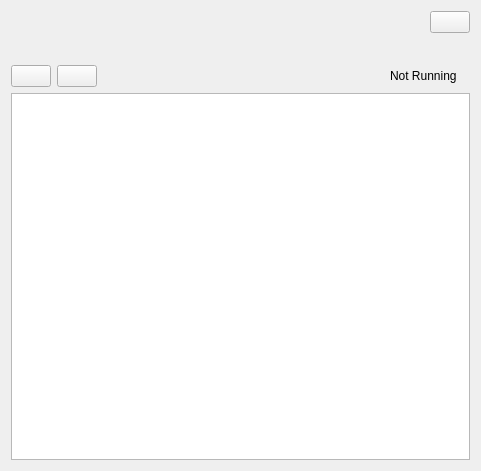
<?xml version="1.0" encoding="UTF-8"?>
<ui version="4.0">
 <class>MainWidget</class>
 <widget class="QWidget" name="MainWidget">
  <property name="geometry">
   <rect>
    <x>0</x>
    <y>0</y>
    <width>481</width>
    <height>471</height>
   </rect>
  </property>
  <property name="acceptDrops">
   <bool>false</bool>
  </property>
  <property name="windowTitle">
   <string>TerraMA2 Service</string>
  </property>
  <property name="autoFillBackground">
   <bool>false</bool>
  </property>
  <property name="styleSheet">
   <string notr="true"/>
  </property>
  <layout class="QVBoxLayout" name="verticalLayout">
   <item>
    <layout class="QHBoxLayout" name="horizontalLayout_2">
     <item>
      <spacer name="horizontalSpacer">
       <property name="orientation">
        <enum>Qt::Horizontal</enum>
       </property>
       <property name="sizeHint" stdset="0">
        <size>
         <width>40</width>
         <height>20</height>
        </size>
       </property>
      </spacer>
     </item>
     <item>
      <widget class="QPushButton" name="pushButtonSettings">
       <property name="text">
        <string notr="true"/>
       </property>
      </widget>
     </item>
    </layout>
   </item>
   <item>
    <layout class="QHBoxLayout" name="horizontalLayout_3">
     <item>
      <spacer name="horizontalSpacer_2">
       <property name="orientation">
        <enum>Qt::Horizontal</enum>
       </property>
       <property name="sizeHint" stdset="0">
        <size>
         <width>40</width>
         <height>20</height>
        </size>
       </property>
      </spacer>
     </item>
     <item>
      <widget class="QLabel" name="labelLogo">
       <property name="enabled">
        <bool>true</bool>
       </property>
       <property name="text">
        <string/>
       </property>
       <property name="scaledContents">
        <bool>true</bool>
       </property>
      </widget>
     </item>
     <item>
      <spacer name="horizontalSpacer_3">
       <property name="orientation">
        <enum>Qt::Horizontal</enum>
       </property>
       <property name="sizeHint" stdset="0">
        <size>
         <width>40</width>
         <height>20</height>
        </size>
       </property>
      </spacer>
     </item>
    </layout>
   </item>
   <item>
    <layout class="QHBoxLayout" name="horizontalLayout">
     <item>
      <widget class="QPushButton" name="pushButtonStop">
       <property name="enabled">
        <bool>true</bool>
       </property>
       <property name="text">
        <string/>
       </property>
      </widget>
     </item>
     <item>
      <widget class="QPushButton" name="pushButtonStart">
       <property name="styleSheet">
        <string notr="true"/>
       </property>
       <property name="text">
        <string/>
       </property>
      </widget>
     </item>
     <item>
      <widget class="QLabel" name="labelLoading">
       <property name="maximumSize">
        <size>
         <width>24</width>
         <height>24</height>
        </size>
       </property>
       <property name="text">
        <string/>
       </property>
       <property name="scaledContents">
        <bool>true</bool>
       </property>
      </widget>
     </item>
     <item>
      <spacer name="horizontalSpacer_4">
       <property name="orientation">
        <enum>Qt::Horizontal</enum>
       </property>
       <property name="sizeHint" stdset="0">
        <size>
         <width>40</width>
         <height>20</height>
        </size>
       </property>
      </spacer>
     </item>
     <item>
      <widget class="QLabel" name="labelStatusText">
       <property name="maximumSize">
        <size>
         <width>16777215</width>
         <height>24</height>
        </size>
       </property>
       <property name="text">
        <string>Not Running</string>
       </property>
      </widget>
     </item>
     <item>
      <widget class="QLabel" name="labelStatusIcon">
       <property name="maximumSize">
        <size>
         <width>24</width>
         <height>24</height>
        </size>
       </property>
       <property name="text">
        <string/>
       </property>
       <property name="scaledContents">
        <bool>true</bool>
       </property>
      </widget>
     </item>
    </layout>
   </item>
   <item>
    <widget class="QPlainTextEdit" name="textOutput">
     <property name="styleSheet">
      <string notr="true"/>
     </property>
     <property name="lineWrapMode">
      <enum>QPlainTextEdit::WidgetWidth</enum>
     </property>
     <property name="readOnly">
      <bool>true</bool>
     </property>
     <property name="centerOnScroll">
      <bool>true</bool>
     </property>
    </widget>
   </item>
  </layout>
 </widget>
 <layoutdefault spacing="6" margin="11"/>
 <resources/>
 <connections/>
</ui>
